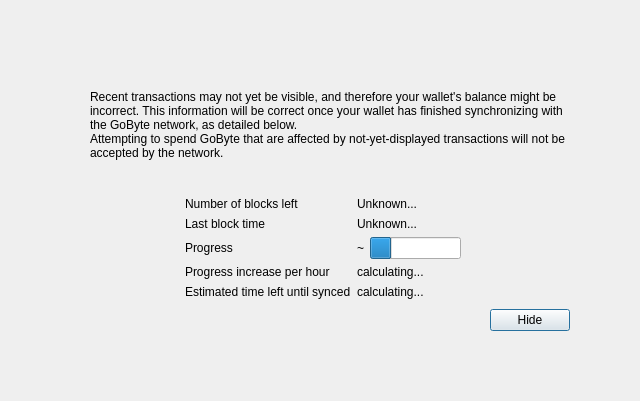
<?xml version="1.0" encoding="UTF-8"?>
<ui version="4.0">
 <class>ModalOverlay</class>
 <widget class="ModalOverlay" name="ModalOverlay">
  <property name="geometry">
   <rect>
    <x>0</x>
    <y>0</y>
    <width>640</width>
    <height>401</height>
   </rect>
  </property>
  <property name="windowTitle">
   <string>Form</string>
  </property>
  <layout class="QVBoxLayout" name="verticalLayout" stretch="0">
   <property name="sizeConstraint">
    <enum>QLayout::SetDefaultConstraint</enum>
   </property>
   <property name="leftMargin">
    <number>0</number>
   </property>
   <property name="topMargin">
    <number>0</number>
   </property>
   <property name="rightMargin">
    <number>0</number>
   </property>
   <property name="bottomMargin">
    <number>0</number>
   </property>
   <item>
    <widget class="QWidget" name="bgWidget" native="true">
     <property name="styleSheet">
      <string notr="true"/>
     </property>
     <layout class="QVBoxLayout" name="verticalLayoutMain" stretch="0">
      <property name="leftMargin">
       <number>60</number>
      </property>
      <property name="topMargin">
       <number>60</number>
      </property>
      <property name="rightMargin">
       <number>60</number>
      </property>
      <property name="bottomMargin">
       <number>60</number>
      </property>
      <item>
       <widget class="QWidget" name="contentWidget" native="true">
        <property name="styleSheet">
         <string notr="true"/>
        </property>
        <layout class="QVBoxLayout" name="verticalLayoutSub" stretch="1,0,0,0,0">
         <property name="spacing">
          <number>0</number>
         </property>
         <property name="leftMargin">
          <number>10</number>
         </property>
         <property name="topMargin">
          <number>10</number>
         </property>
         <property name="rightMargin">
          <number>10</number>
         </property>
         <property name="bottomMargin">
          <number>10</number>
         </property>
         <item>
          <layout class="QHBoxLayout" name="horizontalLayoutIconText" stretch="0,1">
           <property name="topMargin">
            <number>20</number>
           </property>
           <item>
            <layout class="QVBoxLayout" name="verticalLayoutIcon">
             <property name="leftMargin">
              <number>0</number>
             </property>
             <item>
              <widget class="QLabel" name="warningIcon">
               <property name="text">
                <string/>
               </property>
              </widget>
             </item>
             <item>
              <spacer name="verticalSpacerWarningIcon">
               <property name="orientation">
                <enum>Qt::Vertical</enum>
               </property>
               <property name="sizeHint" stdset="0">
                <size>
                 <width>20</width>
                 <height>40</height>
                </size>
               </property>
              </spacer>
             </item>
            </layout>
           </item>
           <item>
            <layout class="QVBoxLayout" name="verticalLayoutInfoText">
             <property name="leftMargin">
              <number>0</number>
             </property>
             <property name="topMargin">
              <number>0</number>
             </property>
             <item>
              <widget class="QLabel" name="infoText">
               <property name="text">
                <string>Recent transactions may not yet be visible, and therefore your wallet's balance might be incorrect. This information will be correct once your wallet has finished synchronizing with the GoByte network, as detailed below.</string>
               </property>
               <property name="textFormat">
                <enum>Qt::RichText</enum>
               </property>
               <property name="wordWrap">
                <bool>true</bool>
               </property>
              </widget>
             </item>
             <item>
              <widget class="QLabel" name="infoTextStrong">
               <property name="text">
                <string>Attempting to spend GoByte that are affected by not-yet-displayed transactions will not be accepted by the network.</string>
               </property>
               <property name="textFormat">
                <enum>Qt::RichText</enum>
               </property>
               <property name="wordWrap">
                <bool>true</bool>
               </property>
              </widget>
             </item>
             <item>
              <spacer name="verticalSpacerInTextSpace">
               <property name="orientation">
                <enum>Qt::Vertical</enum>
               </property>
               <property name="sizeHint" stdset="0">
                <size>
                 <width>20</width>
                 <height>40</height>
                </size>
               </property>
              </spacer>
             </item>
            </layout>
           </item>
          </layout>
         </item>
         <item>
          <spacer name="verticalSpacerAfterText">
           <property name="orientation">
            <enum>Qt::Vertical</enum>
           </property>
           <property name="sizeHint" stdset="0">
            <size>
             <width>20</width>
             <height>40</height>
            </size>
           </property>
          </spacer>
         </item>
         <item>
          <layout class="QFormLayout" name="formLayout">
           <property name="fieldGrowthPolicy">
            <enum>QFormLayout::FieldsStayAtSizeHint</enum>
           </property>
           <property name="formAlignment">
            <set>Qt::AlignHCenter|Qt::AlignTop</set>
           </property>
           <property name="horizontalSpacing">
            <number>6</number>
           </property>
           <property name="verticalSpacing">
            <number>6</number>
           </property>
           <property name="topMargin">
            <number>10</number>
           </property>
           <item row="0" column="0">
            <widget class="QLabel" name="labelNumberOfBlocksLeft">
             <property name="text">
              <string>Number of blocks left</string>
             </property>
            </widget>
           </item>
           <item row="0" column="1">
            <widget class="QLabel" name="numberOfBlocksLeft">
             <property name="text">
              <string>Unknown...</string>
             </property>
            </widget>
           </item>
           <item row="1" column="0">
            <widget class="QLabel" name="labelLastBlockTime">
             <property name="text">
              <string>Last block time</string>
             </property>
            </widget>
           </item>
           <item row="1" column="1">
            <widget class="QLabel" name="newestBlockDate">
             <property name="sizePolicy">
              <sizepolicy hsizetype="Maximum" vsizetype="Preferred">
               <horstretch>0</horstretch>
               <verstretch>0</verstretch>
              </sizepolicy>
             </property>
             <property name="text">
              <string>Unknown...</string>
             </property>
            </widget>
           </item>
           <item row="2" column="0">
            <widget class="QLabel" name="labelSyncDone">
             <property name="text">
              <string>Progress</string>
             </property>
            </widget>
           </item>
           <item row="2" column="1">
            <layout class="QHBoxLayout" name="horizontalLayoutSync" stretch="0,1">
             <item>
              <widget class="QLabel" name="percentageProgress">
               <property name="text">
                <string notr="true">~</string>
               </property>
              </widget>
             </item>
             <item>
              <widget class="QProgressBar" name="progressBar">
               <property name="value">
                <number>24</number>
               </property>
               <property name="format">
                <string/>
               </property>
              </widget>
             </item>
            </layout>
           </item>
           <item row="4" column="0">
            <widget class="QLabel" name="labelProgressIncrease">
             <property name="text">
              <string>Progress increase per hour</string>
             </property>
            </widget>
           </item>
           <item row="4" column="1">
            <widget class="QLabel" name="progressIncreasePerH">
             <property name="text">
              <string>calculating...</string>
             </property>
            </widget>
           </item>
           <item row="5" column="0">
            <widget class="QLabel" name="labelEstimatedTimeLeft">
             <property name="text">
              <string>Estimated time left until synced</string>
             </property>
            </widget>
           </item>
           <item row="5" column="1">
            <widget class="QLabel" name="expectedTimeLeft">
             <property name="text">
              <string>calculating...</string>
             </property>
            </widget>
           </item>
          </layout>
         </item>
         <item>
          <layout class="QHBoxLayout" name="horizontalLayoutButtons">
           <property name="leftMargin">
            <number>10</number>
           </property>
           <property name="topMargin">
            <number>10</number>
           </property>
           <item>
            <spacer name="horizontalSpacer">
             <property name="orientation">
              <enum>Qt::Horizontal</enum>
             </property>
             <property name="sizeHint" stdset="0">
              <size>
               <width>40</width>
               <height>20</height>
              </size>
             </property>
            </spacer>
           </item>
           <item>
            <widget class="QPushButton" name="closeButton">
             <property name="text">
              <string>Hide</string>
             </property>
             <property name="focusPolicy">
              <enum>Qt::StrongFocus</enum>
             </property>
             <property name="default">
              <bool>true</bool>
             </property>
            </widget>
           </item>
          </layout>
         </item>
         <item>
          <layout class="QVBoxLayout" name="verticalLayout_2">
           <item>
            <spacer name="verticalSpacer">
             <property name="orientation">
              <enum>Qt::Vertical</enum>
             </property>
             <property name="sizeHint" stdset="0">
              <size>
               <width>20</width>
               <height>40</height>
              </size>
             </property>
            </spacer>
           </item>
          </layout>
         </item>
        </layout>
       </widget>
      </item>
     </layout>
    </widget>
   </item>
  </layout>
 </widget>
 <customwidgets>
  <customwidget>
   <class>ModalOverlay</class>
   <extends>QWidget</extends>
   <header>qt/modaloverlay.h</header>
   <container>1</container>
  </customwidget>
 </customwidgets>
 <resources/>
 <connections/>
</ui>
